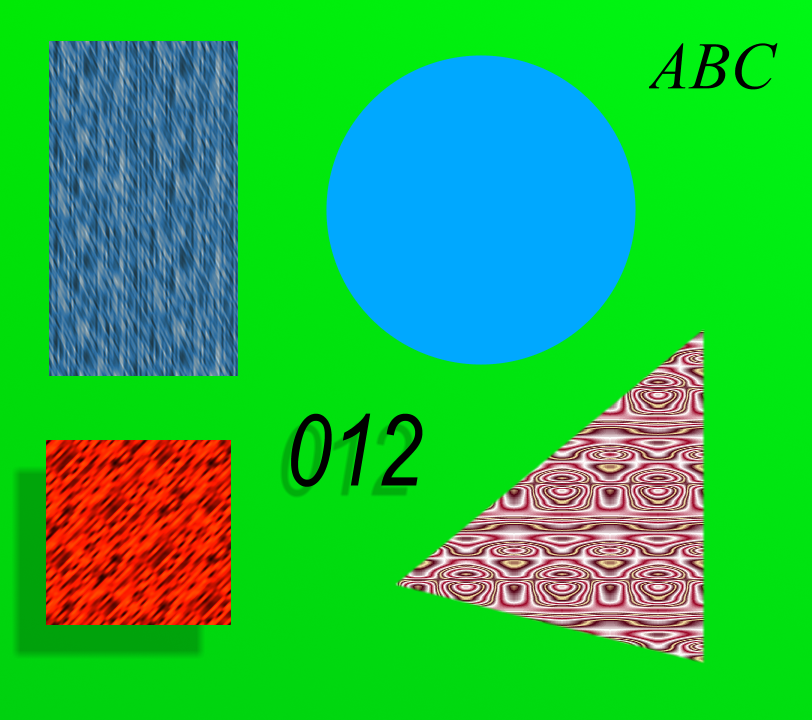
#> input picture img/0.BMP, 812 x 720 px, found by its file name
$ python chroma-key-2.py
#> lines starting #> are read from the running program, lines starting #| are printed output that depends on the picture; after the words box and inside, x2 and y2 are one past the last pixel; in counts of white or black regions, pixels touching at a corner belong together
import cv2 as cv
import numpy as np
from matplotlib import pyplot as plt

entrada = "img/0.bmp"
entrada2 = "img/5.bmp"
objeto = cv.imread(entrada, cv.IMREAD_COLOR)
#> objeto is the input picture: shape (720, 812, 3); mean B, G, R 69.8, 184.7, 35.5

# fundo = cv.imread(entrada2, cv.IMREAD_COLOR)


imgHSV = cv.cvtColor(objeto, cv.COLOR_BGR2HSV)
#> imgHSV: shape (720, 812, 3); mean H, S, V 73.8, 228.2, 215.3

lower_green = np.array([45,50,50])
upper_green= np.array([75,255,255])

mask = cv.inRange(imgHSV, lower_green, upper_green)
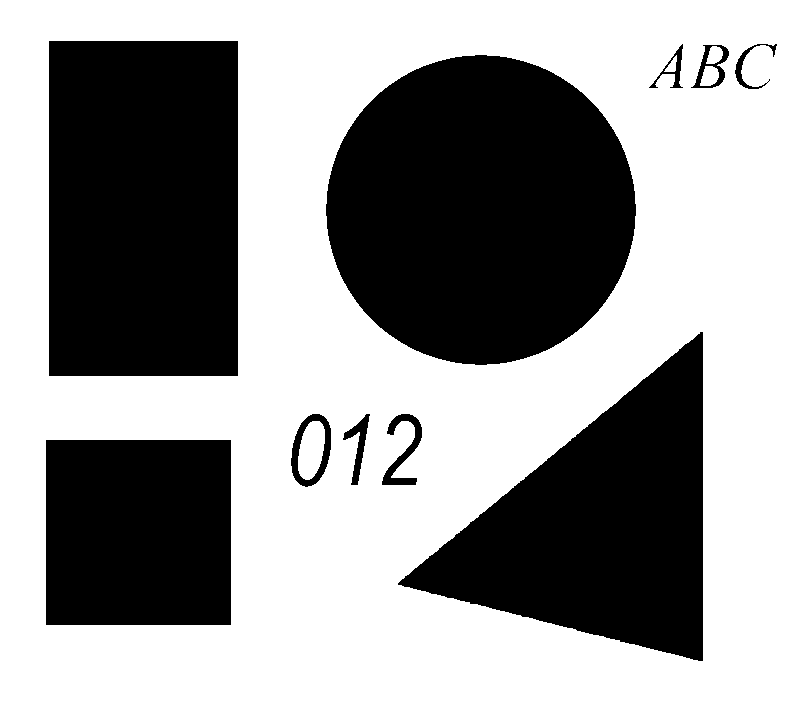
#> mask: shape (720, 812); 61.1% white; 10 black regions, largest, box (x1, y1, x2, y2) and area: (326, 55, 636, 365) 75108, (49, 41, 238, 376) 63315, (398, 332, 703, 661) 50748

print(mask.shape[0], mask.shape[1])
#| 720 812

final_img = objeto
final_img[::] = 255
#> final_img: shape (720, 812, 3); every value is 255

print(final_img.shape[0], final_img.shape[1])
#| 720 812


for linha in range(mask.shape[0]):
    for coluna in range(mask.shape[1]):
        # print("altura ", linha)
        # print("largura ", coluna)
        if mask[linha][coluna] == 1.0:
            final_img[linha][coluna] = objeto[linha][coluna]


# res = cv.bitwise_and(objeto,fundo, mask= mask)


cv.imshow("mask", mask)
cv.imshow("entrada", objeto)
cv.imshow("final", final_img)
cv.waitKey(0)

$ run again, with img/2.bmp copied over img/0.BMP
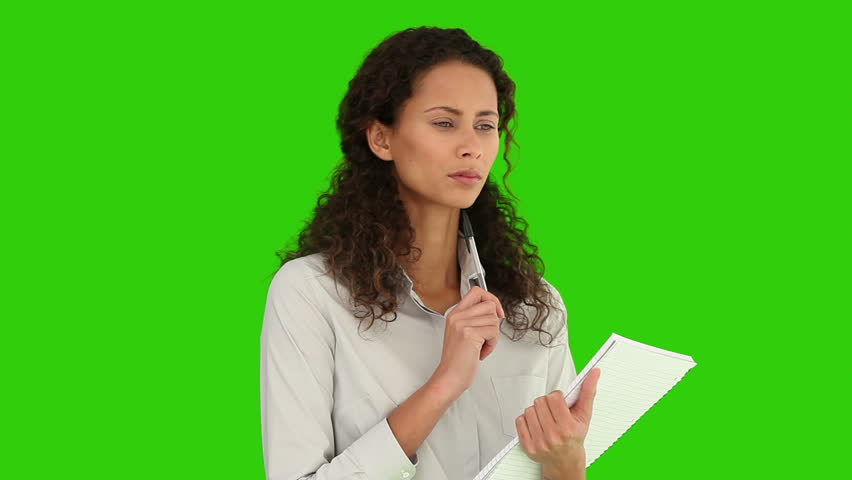
#> input picture img/2.bmp, 852 x 480 px, found by its file name
#> objeto is the input picture: shape (480, 852, 3); mean B, G, R 41.5, 186.4, 79.1
#> imgHSV: shape (480, 852, 3); mean H, S, V 44.4, 195.9, 191.9
#> `mask = cv.inRange(imgHSV, lower_green, upper_green)`:
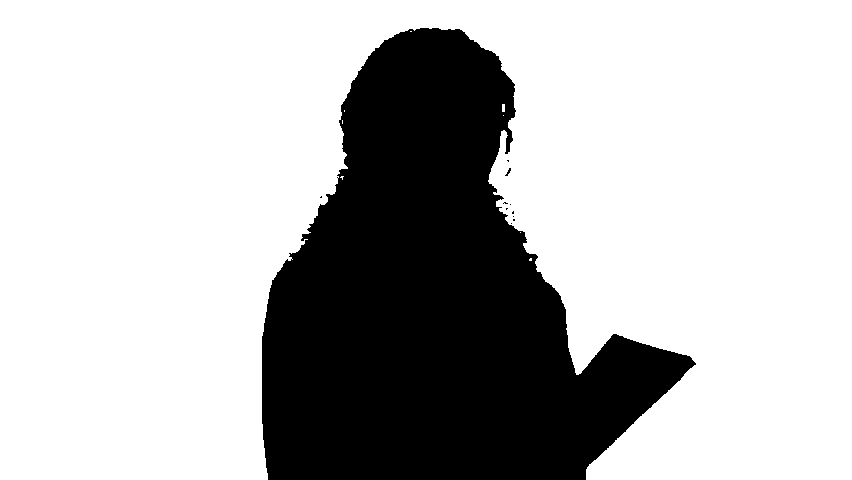
#> mask: shape (480, 852); 72.4% white; 11 black regions (10 under 20 px), largest, box (x1, y1, x2, y2) and area: (262, 28, 696, 480) 112819
#| 480 852
#> final_img: shape (480, 852, 3); every value is 255
#| 480 852

$ run again, with img/6.bmp copied over img/0.BMP
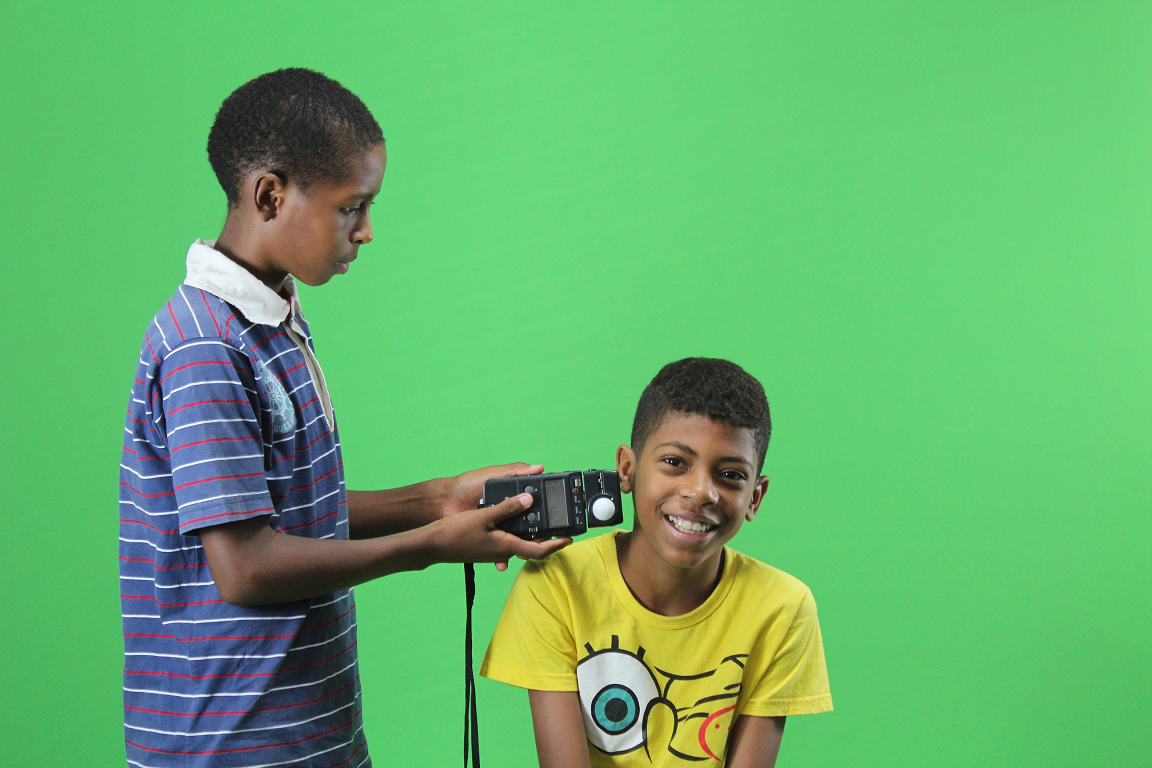
#> input picture img/6.bmp, 1152 x 768 px, found by its file name
#> objeto is the input picture: shape (768, 1152, 3); mean B, G, R 108, 178.5, 99.9
#> imgHSV: shape (768, 1152, 3); mean H, S, V 64, 128.3, 185.1
#> `mask = cv.inRange(imgHSV, lower_green, upper_green)`:
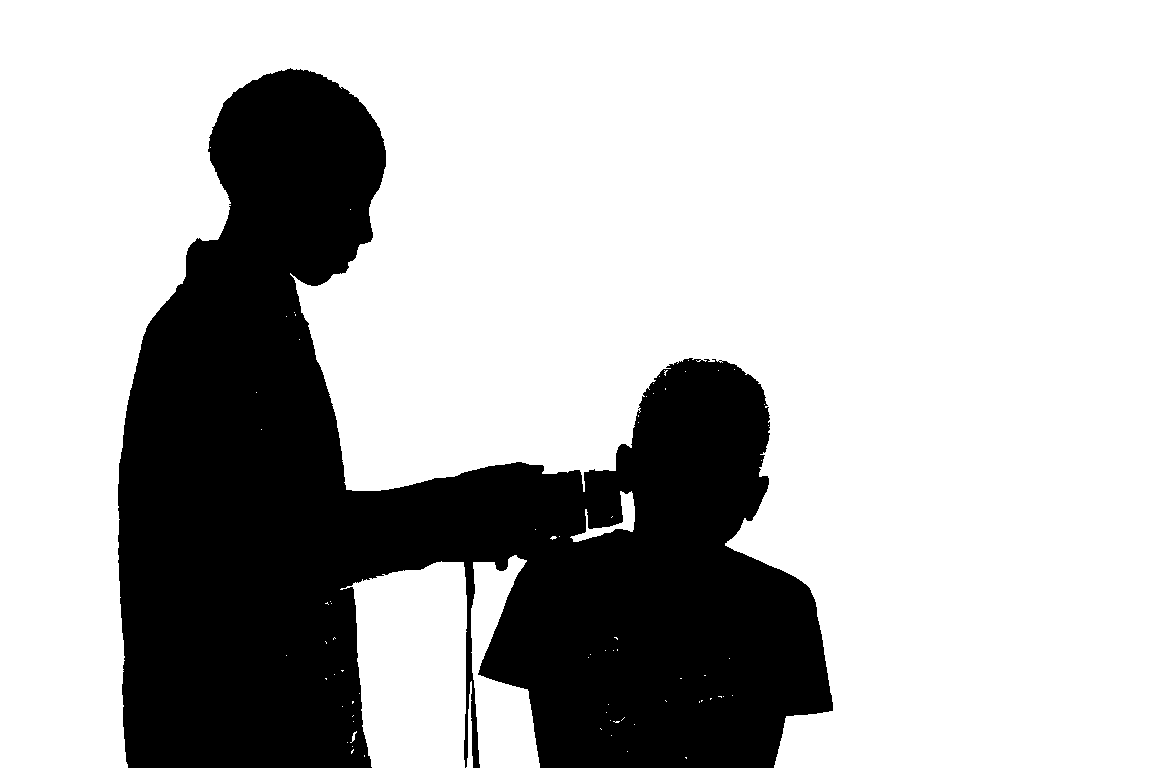
#> mask: shape (768, 1152); 72.1% white; 1 black region, box (x1, y1, x2, y2) and area: (118, 68, 833, 768) 246977
#| 768 1152
#> final_img: shape (768, 1152, 3); every value is 255
#| 768 1152

$ run again, with img/7.bmp copied over img/0.BMP
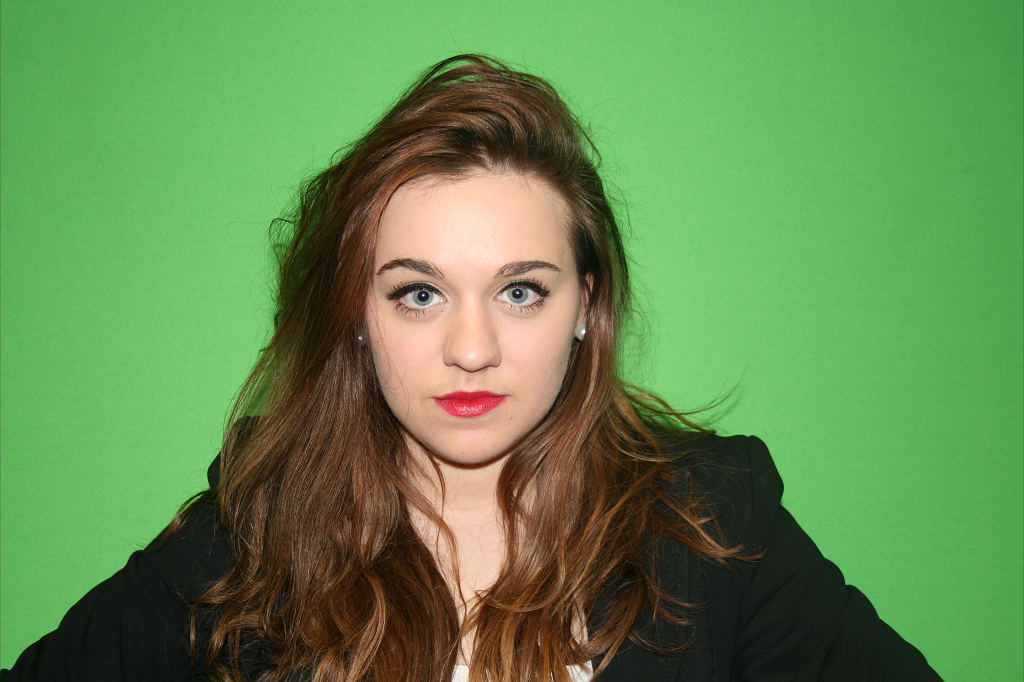
#> input picture img/7.bmp, 1024 x 682 px, found by its file name
#> objeto is the input picture: shape (682, 1024, 3); mean B, G, R 79.4, 139.6, 97.5
#> imgHSV: shape (682, 1024, 3); mean H, S, V 45.7, 123.2, 149
#> `mask = cv.inRange(imgHSV, lower_green, upper_green)`:
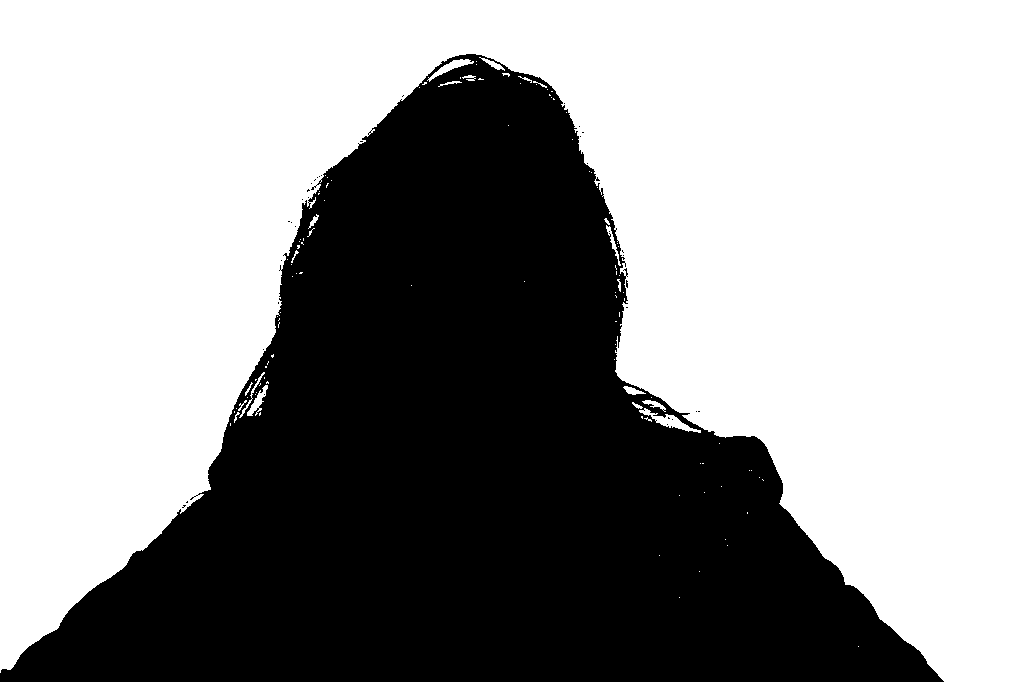
#> mask: shape (682, 1024); 59% white; 35 black regions (34 under 20 px), largest, box (x1, y1, x2, y2) and area: (0, 54, 944, 682) 286017
#| 682 1024
#> final_img: shape (682, 1024, 3); every value is 255
#| 682 1024
